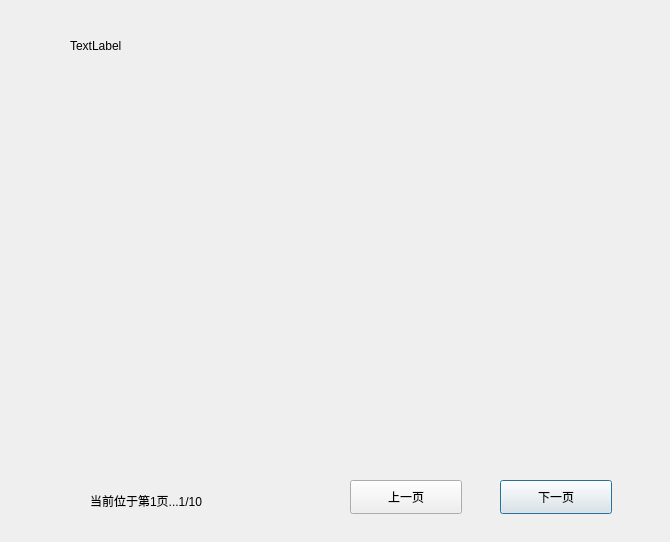
<?xml version="1.0" encoding="UTF-8"?>
<ui version="4.0">
 <class>Recommend</class>
 <widget class="QDialog" name="Recommend">
  <property name="geometry">
   <rect>
    <x>0</x>
    <y>0</y>
    <width>670</width>
    <height>542</height>
   </rect>
  </property>
  <property name="windowTitle">
   <string>Dialog</string>
  </property>
  <widget class="QLabel" name="input_Text">
   <property name="geometry">
    <rect>
     <x>70</x>
     <y>20</y>
     <width>401</width>
     <height>51</height>
    </rect>
   </property>
   <property name="text">
    <string>TextLabel</string>
   </property>
  </widget>
  <widget class="QPushButton" name="to_next">
   <property name="geometry">
    <rect>
     <x>500</x>
     <y>480</y>
     <width>112</width>
     <height>34</height>
    </rect>
   </property>
   <property name="text">
    <string>下一页</string>
   </property>
  </widget>
  <widget class="QPushButton" name="to_front">
   <property name="geometry">
    <rect>
     <x>350</x>
     <y>480</y>
     <width>112</width>
     <height>34</height>
    </rect>
   </property>
   <property name="text">
    <string>上一页</string>
   </property>
  </widget>
  <widget class="QLabel" name="_showpos">
   <property name="geometry">
    <rect>
     <x>90</x>
     <y>490</y>
     <width>231</width>
     <height>21</height>
    </rect>
   </property>
   <property name="text">
    <string>当前位于第1页...1/10</string>
   </property>
  </widget>
 </widget>
 <resources/>
 <connections/>
</ui>
